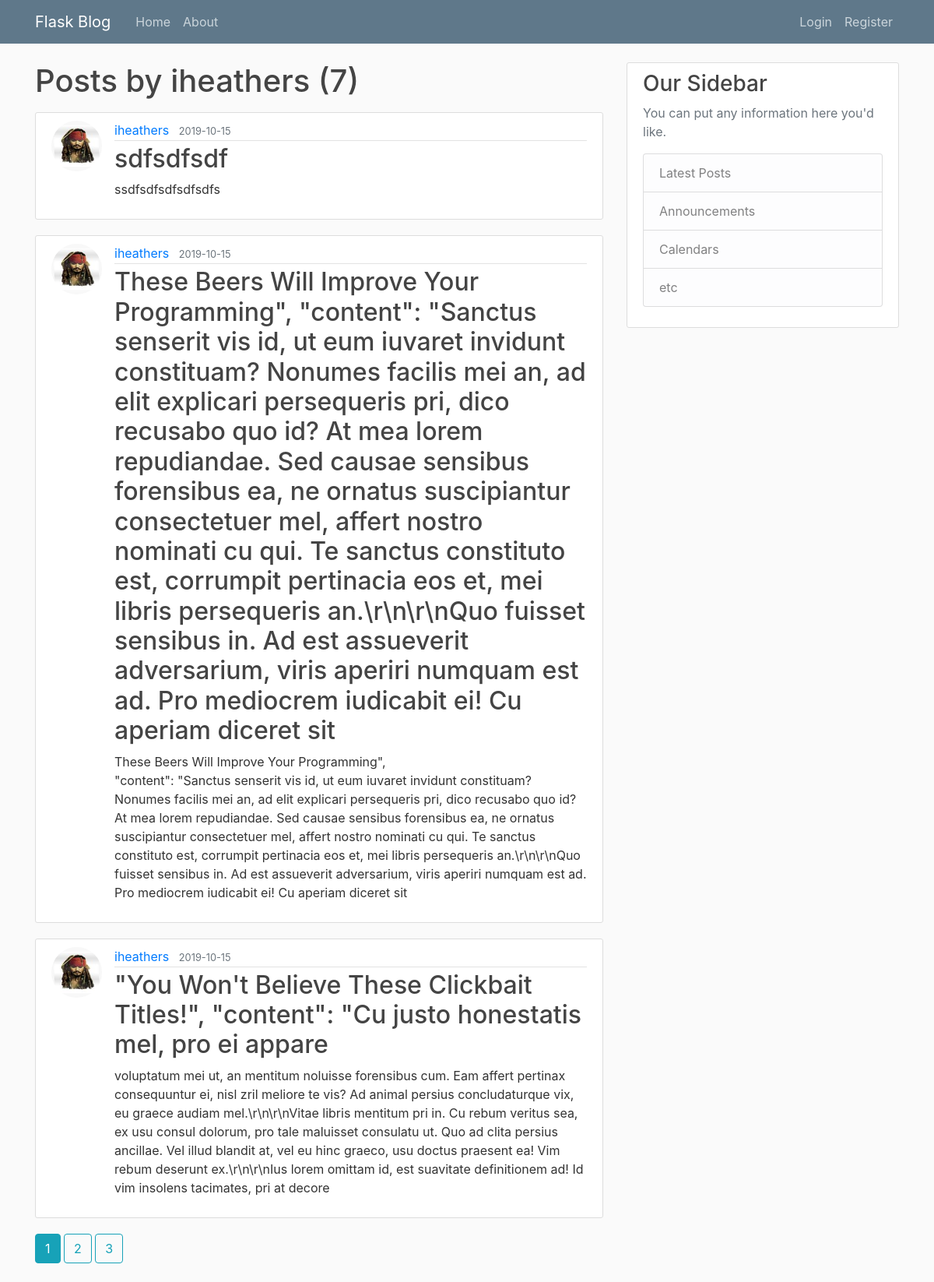
Page /user/iheathers on the committed database.
### flaskblog/models.py (models this page shows, shortened)
class User(db.Model, UserMixin):
    id = db.Column(db.Integer, primary_key=True)
    username = db.Column(db.String(20), unique=True, nullable=False)
    email = db.Column(db.String(120), unique=True, nullable=False)
    image_file = db.Column(db.String(20), nullable=False, default='default.jpg')
    password = db.Column(db.String(60), nullable=False)
    posts = db.relationship('Post', backref='author', lazy=True)

class Post(db.Model):
    id = db.Column(db.Integer, primary_key=True)
    title = db.Column(db.String(100), nullable=False)
    date_posted = db.Column(db.DateTime, nullable=False, default=datetime.utcnow)
    content = db.Column(db.Text, nullable=False)
    user_id = db.Column(db.Integer, db.ForeignKey('user.id'), nullable=False)

### flaskblog/routes.py (the view)
@app.route('/user/<string:username>')
def user_posts(username):
    page = request.args.get('page', 1, type=int)
    user = User.query.filter_by(username=username).first_or_404()
    posts = Post.query.filter_by(author=user)\
        .order_by(Post.date_posted.desc())\
        .paginate(page=page, per_page=3)
    return render_template('user_posts.html', posts=posts, user=user)

### flaskblog/templates/user_posts.html
{% extends 'layout.html' %}
{% block content %}
    <h1 class="mb-3">Posts by {{ user.username }} ({{ posts.total }}) </h1>
    {% for post in posts.items  %}
        <article class="media content-section">
            <img class="rounded-circle article-img" src="{{ url_for('static', filename='profile_images/' + post.author.image_file) }}" alt="">
            <div class="media-body">
                <div class="article-metadata">
                    <a class="mr-2" href="{{ url_for('user_posts', username=post.author.username) }}">{{ post.author.username }}</a>
                    <small class="text-muted">{{ post.date_posted.strftime('%Y-%m-%d') }}</small>
                </div>
            <h2><a class="article-title" href="{{ url_for('post', post_id=post.id) }}">{{ post.title }}</a></h2>
            <p class="article-content">{{ post.content }}</p>
            </div>
        </article>
    {% endfor %}
    {% for page_num in posts.iter_pages(left_edge=1, left_current=1, right_current=2, right_edge=1) %}
        {% if page_num %}
            {% if posts.page == page_num %}
                <a class="btn btn-info mb-4" href="{{ url_for('user_posts', username=user.username, page=page_num) }}">{{ page_num }}</a>
            {% else %}
                <a class="btn btn-outline-info mb-4" href="{{ url_for('user_posts', username=user.username,  page=page_num) }}">{{ page_num }}</a>
            {% endif %}
        {% else %}
            ...
        {% endif %}
    {% endfor %}
{% endblock content %}

### flaskblog/templates/layout.html (shortened to what this page needs)
<!DOCTYPE html>
<html lang="en">
<head>
    <link rel="stylesheet" href="https://stackpath.bootstrapcdn.com/bootstrap/4.3.1/css/bootstrap.min.css">
    <link rel="stylesheet" type="text/css" href="{{ url_for('static', filename='main.css') }}">
</head>
<body>
    <header class="site-header">
        <nav class="navbar navbar-expand-md navbar-dark bg-steel fixed-top">
            <div class="container">
            <a class="navbar-brand mr-4" href="/">Flask Blog</a>
            <div class="collapse navbar-collapse" id="navbarToggle">
                <div class="navbar-nav mr-auto">
                <a class="nav-item nav-link" href="{{ url_for('home')}}">Home</a>
                <a class="nav-item nav-link" href="{{ url_for('about') }}">About</a>
                </div>
                <div class="navbar-nav">
                    {% if current_user.is_authenticated %}
                        <a class="nav-item nav-link" href="{{ url_for('new_post') }}">New Post</a>
                        <a class="nav-item nav-link" href="{{ url_for('account') }}">Account</a>
                        <a class="nav-item nav-link" href="{{ url_for('logout') }}">Logout</a>
                    {% else %}
                        <a class="nav-item nav-link" href="{{ url_for('login') }}">Login</a>
                        <a class="nav-item nav-link" href="{{ url_for('register') }}">Register</a>
                    {% endif %}
                </div>
            </div>
            </div>
        </nav>
    </header>
    <main role="main" class="container">
        <div class="row">
            <div class="col-md-8">
                {% block content %}{% endblock %}
            </div>
            <div class="col-md-4">
                <div class="content-section">
                    <h3>Our Sidebar</h3>
                    <p class='text-muted'>You can put any information here you'd like.
                    <ul class="list-group">
                        <li class="list-group-item list-group-item-light">Latest Posts</li>
                        <li class="list-group-item list-group-item-light">Announcements</li>
                        <li class="list-group-item list-group-item-light">Calendars</li>
                        <li class="list-group-item list-group-item-light">etc</li>
                    </ul>
                    </p>
                </div>
            </div>
        </div>
    </main>
</body>
</html>

### flaskblog/static/main.css (style rules this page uses)
body { background: #fafafa; color: #333333; margin-top: 5rem; }
h1, h2, h3, h4, h5, h6 { color: #444444; }
.bg-steel { background-color: #5f788a; }
.site-header .navbar-nav .nav-link { color: #cbd5db; }
.content-section { background: #ffffff; padding: 10px 20px; border: 1px solid #dddddd; border-radius: 3px; margin-bottom: 20px; }
.article-title { color: #444444; }
.article-content { white-space: pre-line; }
.article-img { height: 65px; width: 65px; margin-right: 16px; }
.article-metadata { padding-bottom: 1px; margin-bottom: 4px; border-bottom: 1px solid #e3e3e3 }

### rows in the picture
User: username "iheathers"
Post: image_file (picture), author.username "iheathers", date_posted "2019-10-15", title "sdfsdfsdf", content "ssdfsdfsdfsdfsdfs"
Post: image_file (picture), author.username "iheathers", date_posted "2019-10-15", title "These Beers Will Improve Your Programming\", \"content\": \"Sanctus senserit vis id, ut eum iuvaret invidunt constituam? Nonumes facilis mei an, ad elit explicari persequeris pri, dico recusabo quo id? At mea lorem repudiandae. Sed causae sensibus forensibus ea, ne ornatus suscipiantur consectetuer mel, affert nostro nominati cu qui. Te sanctus constituto est, corrumpit pertinacia eos et, mei libris persequeris an.\\r\\n\\r\\nQuo fuisset sensibus in. Ad est assueverit adversarium, viris aperiri numquam est ad. Pro mediocrem iudicabit ei! Cu aperiam diceret sit", content "These Beers Will Improve Your Programming\", \"content\": \"Sanctus senserit vis id, ut eum iuvaret invidunt constituam? Nonumes facilis mei an, ad elit explicari persequeris pri, dico recusabo quo id? At mea lorem repudiandae. Sed causae sensibus forensibus ea, ne ornatus suscipiantur consectetuer mel, affert nostro nominati cu qui. Te sanctus constituto est, corrumpit pertinacia eos et, mei libris persequeris an.\\r\\n\\r\\nQuo fuisset sensibus in. Ad est assueverit adversarium, viris aperiri numquam est ad. Pro mediocrem iudicabit ei! Cu aperiam diceret sit"
Post: image_file (picture), author.username "iheathers", date_posted "2019-10-15", title "\"You Won't Believe These Clickbait Titles!\", \"content\": \"Cu justo honestatis mel, pro ei appare", content "voluptatum mei ut, an mentitum noluisse forensibus cum. Eam affert pertinax consequuntur ei, nisl zril meliore te vis? Ad animal persius concludaturque vix, eu graece audiam mel.\\r\\n\\r\\nVitae libris mentitum pri in. Cu rebum veritus sea, ex usu consul dolorum, pro tale maluisset consulatu ut. Quo ad clita persius ancillae. Vel illud blandit at, vel eu hinc graeco, usu doctus praesent ea! Vim rebum deserunt ex.\\r\\n\\r\\nIus lorem omittam id, est suavitate definitionem ad! Id vim insolens tacimates, pri at decore"

### other values in the picture
{{ posts.total }} "7"
{{ page_num }} "1"
{{ page_num }} "2" "3"
